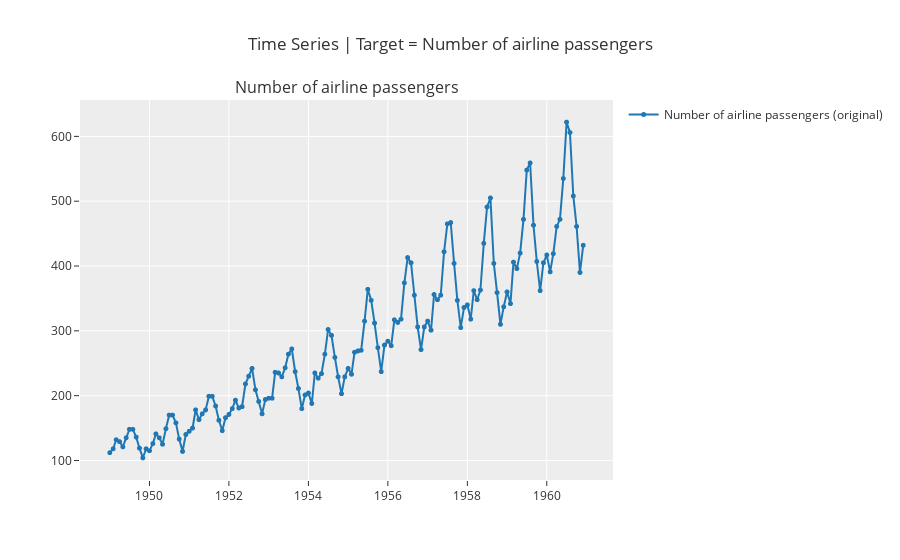

This figure's notebook cell:
### Code cell
eda.plot_model()

### Figure 1 — Plotly figure (JSON) as saved in the notebook; plotly's stock layout.template omitted (floating-point values rounded to 4 significant figures; data arrays with more than 128 entries replaced by an {"elided": "..."} marker saying what was removed)
{"data": [{"line": {"color": "rgb(31, 119, 180)", "width": 2}, "marker": {"color": "rgb(31, 119, 180)", "size": 5}, "mode": "lines+markers", "name": "Number of airline passengers (original)", "type": "scattergl", "x": {"elided": "144 str values"}, "xaxis": "x", "y": {"elided": "144 int values"}, "yaxis": "y"}], "layout": {"annotations": [{"font": {"size": 16}, "showarrow": false, "text": "Number of airline passengers", "x": 0.5, "xanchor": "center", "xref": "paper", "y": 1, "yanchor": "bottom", "yref": "paper"}], "showlegend": true, "title": {"text": "Time Series | Target = Number of airline passengers"}, "xaxis": {"anchor": "y", "domain": [0, 1]}, "yaxis": {"anchor": "x", "domain": [0, 1]}}}
